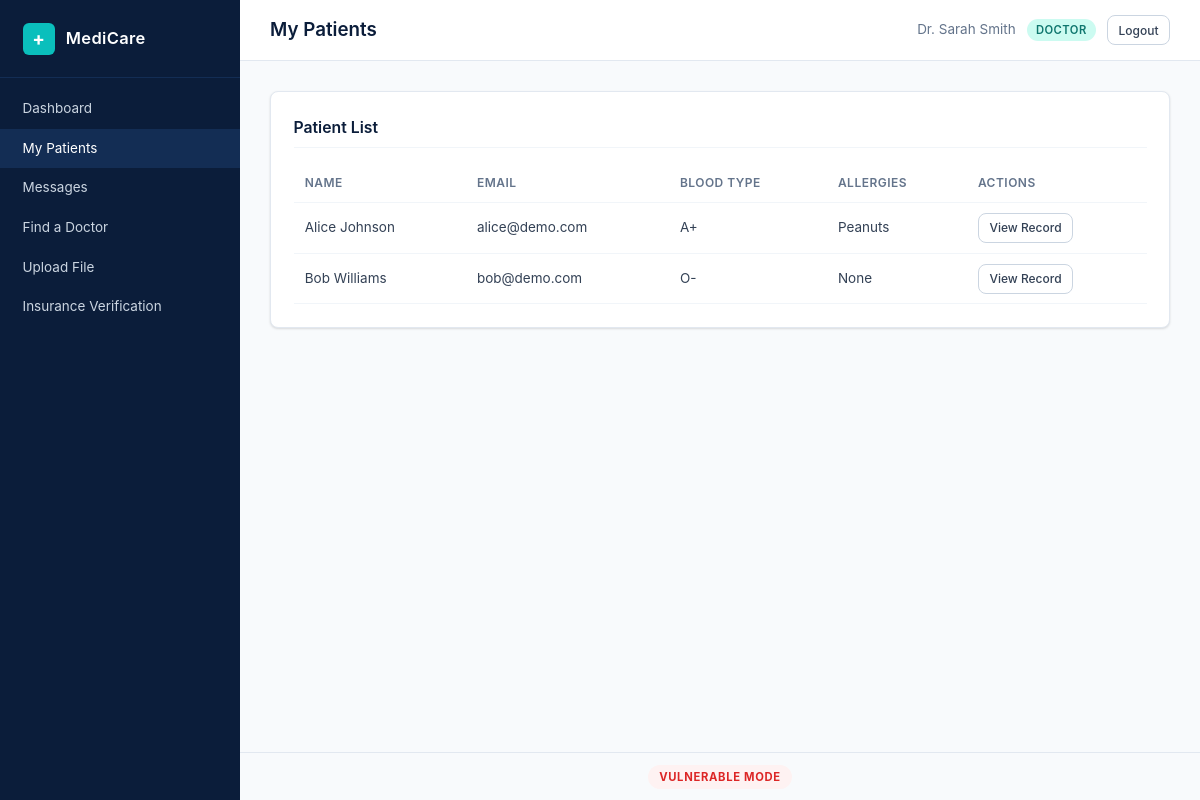
Page /doctor/patients.php (signed in) on the committed database.
### tables this page shows
CREATE TABLE users (
    id INT AUTO_INCREMENT PRIMARY KEY,
    name VARCHAR(100) NOT NULL,
    email VARCHAR(150) NOT NULL UNIQUE,
    password VARCHAR(255) NOT NULL,
    role ENUM('patient','doctor','admin') NOT NULL DEFAULT 'patient',
    created_at TIMESTAMP DEFAULT CURRENT_TIMESTAMP
);

### config.php (called while the page is built, shortened)
<?php
function esc(string $value): string {
    return htmlspecialchars($value, ENT_QUOTES, 'UTF-8');
}

### doctor/patients.php (the view, shortened to what this page needs)
<?php
require_once __DIR__ . '/../config.php';
require_once __DIR__ . '/../helpers.php';
$conn = getDB();
$doctorId = currentUserId();
$stmt = $conn->prepare(
    "SELECT DISTINCT u.id, u.name, u.email, p.blood_type, p.allergies
     FROM appointments a
     JOIN users u ON a.patient_id = u.id
     LEFT JOIN patients p ON p.user_id = u.id
     WHERE a.doctor_id = ?
     ORDER BY u.name"
);
$stmt->execute([$doctorId]);
$patients = $stmt->fetchAll();
?>
<div class="card">
    <h2 class="card-title">Patient List</h2>
    <?php if (empty($patients)): ?>
        <p class="text-muted">No patients assigned.</p>
    <?php else: ?>
        <table class="data-table">
            <thead>
                <tr>
                    <th>Name</th>
                    <th>Email</th>
                    <th>Blood Type</th>
                    <th>Allergies</th>
                    <th>Actions</th>
                </tr>
            </thead>
            <tbody>
                <?php foreach ($patients as $p): ?>
                    <tr>
                        <td><?= esc($p['name']) ?></td>
                        <td><?= esc($p['email']) ?></td>
                        <td><?= esc($p['blood_type'] ?? 'N/A') ?></td>
                        <td><?= esc($p['allergies'] ?? 'None') ?></td>
                        <td>
                            <a href="/patient/records.php?patient_id=<?= $p['id'] ?>" class="btn btn-sm">View Record</a>
                        </td>
                    </tr>
                <?php endforeach; ?>
            </tbody>
        </table>
    <?php endif; ?>
</div>

### assets/style.css (style rules this page uses)
*, *::before, *::after { margin: 0; padding: 0; box-sizing: border-box; }
:root { --navy: #0B1D3A; --navy-light: #132D54; --navy-dark: #071429; --teal: #0ABFBC; --teal-dark: #089E9B; --white: #FFFFFF; --gray-50: #F8FAFC; --gray-100: #F1F5F9; --gray-200: #E2E8F0; --gray-300: #CBD5E1; --gray-400: #94A3B8; --gray-500: #64748B; --gray-700: #334155; --red: #EF4444; --red-bg: #FEF2F2; --green: #22C55E; --green-bg: #F0FDF4; --amber: #F59E0B; --amber-bg: #FFFBEB; --blue: #3B82F6; --radius: 8px; --shadow: 0 1px 3px rgba(0,0,0,0.08), 0 1px 2px rgba(0,0,0,0.06); --shadow-md: 0 4px 6px rgba(0,0,0,0.07), 0 2px 4px rgba(0,0,0,0.06); --sidebar-width: 240px; --font: -apple-system, BlinkMacSystemFont, "Segoe UI", system-ui, sans-serif; }
html { font-size: 15px; }
body { font-family: var(--font); background: var(--gray-50); color: var(--gray-700); line-height: 1.6; min-height: 100vh; }
.card { background: var(--white); border: 1px solid var(--gray-200); border-radius: var(--radius); padding: 1.5rem; margin-bottom: 1.25rem; box-shadow: var(--shadow); }
.card-title { font-size: 1.05rem; font-weight: 600; color: var(--navy); margin-bottom: 1rem; padding-bottom: 0.5rem; border-bottom: 1px solid var(--gray-100); }
.data-table { width: 100%; border-collapse: collapse; }
.data-table th, .data-table td { padding: 0.65rem 0.75rem; text-align: left; border-bottom: 1px solid var(--gray-100); font-size: 0.9rem; }
.data-table th { font-weight: 600; color: var(--gray-500); font-size: 0.8rem; text-transform: uppercase; letter-spacing: 0.04em; }
.btn { display: inline-block; padding: 0.55rem 1.1rem; border: 1px solid var(--gray-300); border-radius: var(--radius); background: var(--white); color: var(--gray-700); font-family: var(--font); font-size: 0.85rem; font-weight: 500; cursor: pointer; text-decoration: none; text-align: center; transition: background 0.15s, border-color 0.15s; }
.btn-sm { padding: 0.3rem 0.7rem; font-size: 0.8rem; }

### rows in the picture
users: name "Alice Johnson", email "alice@demo.com", blood_type "A+", allergies "Peanuts"
users: name "Bob Williams", email "bob@demo.com", blood_type "O-", allergies "None"

### other values in the picture
$item['label'] "Dashboard"
$item['label'] "My Patients"
$item['label'] "Messages"
$item['label'] "Find a Doctor"
$item['label'] "Upload File"
$item['label'] "Insurance Verification"
$title "My Patients"
$name "Dr. Sarah Smith"
$role "DOCTOR"
$mode "VULNERABLE"
